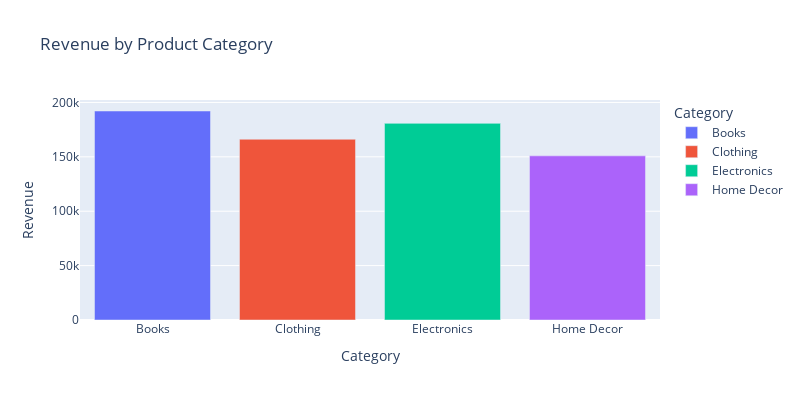

Notebook code for this chart:
### Code cell
# Revenue by product category
revenue_by_product_category = merged.groupby('Category')['TotalValue'].sum()
print(revenue_by_product_category)


fig = px.bar(revenue_by_product_category, title='Revenue by Product Category', labels={'value':'Revenue', 'Category':'Category'}, color=revenue_by_product_category.index, width=800, height=400)
fig.show()

### Figure 1 — Plotly figure (JSON) as saved in the notebook; plotly's stock layout.template omitted (floating-point values rounded to 4 significant figures)
{"data": [{"alignmentgroup": "True", "hovertemplate": "Category=%{x}<br>Revenue=%{y}<extra></extra>", "legendgroup": "Books", "marker": {"color": "#636efa", "pattern": {"shape": ""}}, "name": "Books", "offsetgroup": "Books", "orientation": "v", "showlegend": true, "textposition": "auto", "type": "bar", "x": ["Books"], "xaxis": "x", "y": [192100.0], "yaxis": "y"}, {"alignmentgroup": "True", "hovertemplate": "Category=%{x}<br>Revenue=%{y}<extra></extra>", "legendgroup": "Clothing", "marker": {"color": "#EF553B", "pattern": {"shape": ""}}, "name": "Clothing", "offsetgroup": "Clothing", "orientation": "v", "showlegend": true, "textposition": "auto", "type": "bar", "x": ["Clothing"], "xaxis": "x", "y": [166200.0], "yaxis": "y"}, {"alignmentgroup": "True", "hovertemplate": "Category=%{x}<br>Revenue=%{y}<extra></extra>", "legendgroup": "Electronics", "marker": {"color": "#00cc96", "pattern": {"shape": ""}}, "name": "Electronics", "offsetgroup": "Electronics", "orientation": "v", "showlegend": true, "textposition": "auto", "type": "bar", "x": ["Electronics"], "xaxis": "x", "y": [180800.0], "yaxis": "y"}, {"alignmentgroup": "True", "hovertemplate": "Category=%{x}<br>Revenue=%{y}<extra></extra>", "legendgroup": "Home Decor", "marker": {"color": "#ab63fa", "pattern": {"shape": ""}}, "name": "Home Decor", "offsetgroup": "Home Decor", "orientation": "v", "showlegend": true, "textposition": "auto", "type": "bar", "x": ["Home Decor"], "xaxis": "x", "y": [150900.0], "yaxis": "y"}], "layout": {"barmode": "relative", "height": 400, "legend": {"title": {"text": "Category"}, "tracegroupgap": 0}, "title": {"text": "Revenue by Product Category"}, "width": 800, "xaxis": {"anchor": "y", "categoryarray": ["Books", "Clothing", "Electronics", "Home Decor"], "categoryorder": "array", "domain": [0, 1], "title": {"text": "Category"}}, "yaxis": {"anchor": "x", "domain": [0, 1], "title": {"text": "Revenue"}}}}
